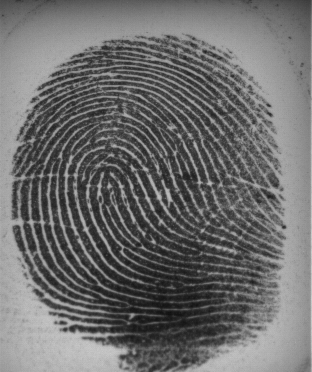
#> input picture Machine Learning/ml2/Spoof_data/Testing Biometrika Live/live/10_2.png, 312 x 372 px, found by its file name; its folder holds 4 pictures in this run
$ jupyter execute --allow-errors livdet2011_classifier.ipynb
#> lines starting #> are read from the running program, lines starting #| are printed output that depends on the picture
#> further down, img_array is the input picture: shape (372, 312, 3); min 16, max 205, mean 108.7
#> `img_resized = resize(img_array, (150, 150, 3))`:
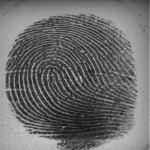
#> img_resized: shape (150, 150, 3) float64; min 0.0744, max 0.771, mean 0.426
[cell 1]
# !pip install --upgrade pip
# !pip install -U scikit-image
# !pip install -U scikit-learn

[cell 2]
import os
import numpy as np
import pandas as pd

from skimage.transform import resize
from skimage.io import imread

from sklearn.model_selection import train_test_split
from sklearn import svm
from sklearn.model_selection import GridSearchCV
from sklearn.metrics import accuracy_score, precision_score, classification_report

[cell 3]
### Train data ###
train_data_lst = []
train_target_lst = []

train_dir_lst = ['/Spoof_data/Training Biometrika Live/live',
                 '/Spoof_data/Training Biometrika Spoof/Training Biometrika Spoof/spoof']

#> (the rest of this cell did not finish here and is left out)

#> (a cell that did not finish here is left out)

[cell 5]
### Test data ###
test_data_lst = []
#> test_data_lst = []
test_target_lst = []

test_dir_lst = ['./Spoof_data/Testing Biometrika Live/live',
                 './Spoof_data/Testing Biometrika Spoof/Testing Biometrika Spoof/spoof']

#> (the rest of this cell did not finish here and is left out)

#> (a cell that did not finish here is left out)

#> (a cell that did not finish here is left out)

# SVM model (base)

[cell 8]
base_model = svm.SVC(probability=True)
#> (the rest of this cell did not finish here and is left out)

[cell 9]
print(base_model.get_params())
#> (printed output is left out)
